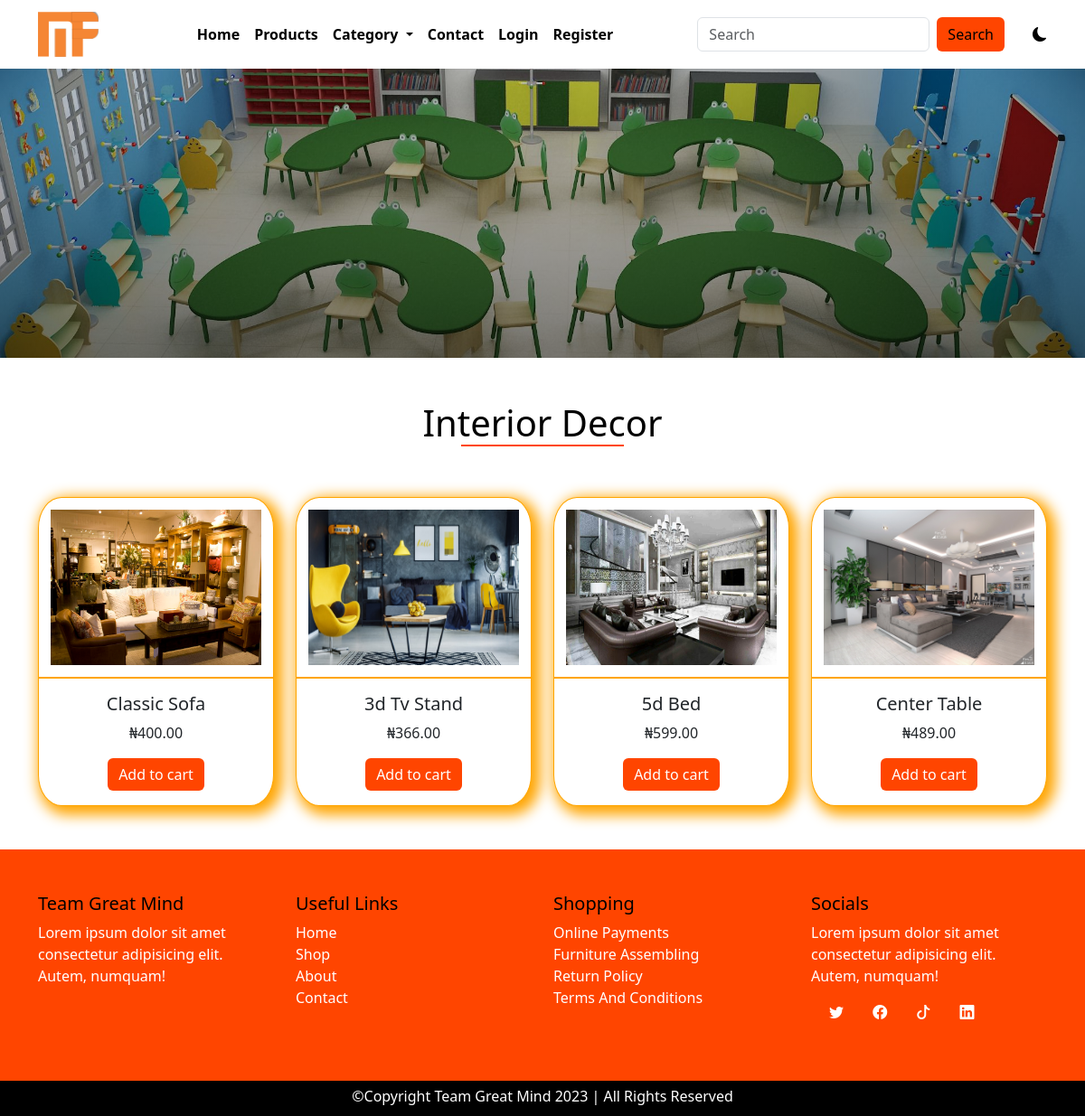
Screenshot of /category/1/interior-decor with the database file from the repository.
### main/models.py (models this page shows, shortened)
class AppInfo(models.Model):
    appname = models.CharField(max_length=50)
    logo = models.ImageField(upload_to='logo')
    carousel1 = models.ImageField(upload_to='carousel')
    carousel2 = models.ImageField(upload_to='carousel')
    carousel3 = models.ImageField(upload_to='carousel')
    banner = models.ImageField(upload_to='banner')
    copyright = models.IntegerField()

class Category(models.Model):
    name = models.CharField(max_length=50)
    slug = models.SlugField(unique=True)
    img = models.ImageField(upload_to='catimg')

class Product(models.Model):
    category = models.ForeignKey(Category, on_delete=models.CASCADE)
    name = models.CharField(max_length=50)
    slug = models.SlugField(unique=True)
    pix = models.ImageField(upload_to='pix')
    price = models.DecimalField(max_digits=5, decimal_places=2)
    discount_price = models.DecimalField(max_digits=5, decimal_places=2, blank=True, null=True)
    description = models.TextField()
    featured = models.BooleanField(default=False)
    uploaded = models.DateField(auto_now=True)
    edited = models.DateField(auto_now_add=True)

### main/views.py (the view)
# urls.py: path('category/<str:id>/<slug:slug>', views.category, name='category'),
def category(request, id, slug):
    categ = Category.objects.get(pk=id)
    catprod = Product.objects.filter(category_id = id)
    context = {
        'categ':categ,
        'catprod':catprod
    }
    return render(request, 'category.html', context)

### main/context_processor.py (called while the page is built)
def dropdown(request):
    info = AppInfo.objects.get(pk=1)
    fdog = Category.objects.all()
    context = {
        'info':info,
        'fdog':fdog,
    }
    return context

def cartcount(request):
    count = Cart.objects.filter(user__username = request.user.username, paid=False)
    itemcount = 0
    for item in count:
        itemcount += item.quantity
    context = {
        'itemcount':itemcount
    }
    return context

### main/templates/category.html (shortened to what this page needs)
{% extends 'base.html' %}
{% block header %} {% include 'header.html' %} {% endblock header %}
{% block banner %} {% include 'banner.html' %} {% endblock banner %}
{% block content %}
<div class="container">
  <div class="row mt-5 mb-5">
    <h1 class="title">{{categ.name|title}}</h1>
    {% for item in catprod %}
      <div class="col-12 col-md-6 col-lg-3 mt-5 product">
        <div class="card">
          <a href="{% url 'detail' item.id item.slug %}"><img src="{{item.pix.url}}" class="card-img-top" alt="..."></a>
          <div class="card-body">
            <h5 class="card-title">{{item.name|title}}</h5>
            <p class="card-text">₦{{item.price}}</p>
            <a href="#" class="btn btn-primary">Add to cart</a>
          </div>
        </div>
      </div>
    {% endfor %}
  </div>
</div>
{% endblock content %}
{% block footer %} {% include 'footer.html' %} {% endblock footer %}

### main/templates/header.html (shortened to what this page needs)
<nav class="navbar navbar-expand-lg">
    <div class="container">
        <a class="navbar-brand" href="#"><img src="{{info.logo.url}}" alt="" style="height: 50px;"></a>
        <div class="collapse navbar-collapse" id="navbarSupportedContent">
        <ul class="navbar-nav mx-auto mb-2 mb-lg-0">
            {% if user.is_authenticated %}
            <li class="nav-item">
                <a class="nav-link" aria-current="page" href="{% url 'home' %}">Home</a>
            </li>
            <li class="nav-item">
                <a class="nav-link" href="{% url 'products' %}">Products</a>
            </li>
            <li class="nav-item dropdown">
                <a class="nav-link dropdown-toggle" href="#" role="button" data-bs-toggle="dropdown" aria-expanded="false">
                    Category
                </a>
                <ul class="dropdown-menu">
                    {% for item in fdog %}
                        <li><a class="dropdown-item" href="{% url 'category' item.id item.slug %}">{{item.name|title}}</a></li>
                    {% endfor %}
                </ul>
            </li>
            <li class="nav-item">
                <a class="nav-link" href="{% url 'contact' %}">Contact</a>
            </li>
            <li class="nav-item">
                <a class="nav-link" href="{% url 'cart' %}">
                    <div class="wrapper">
                        <i class="bi bi-cart4"></i>
                        <span class="badge">{{itemcount}}</span>
                    </div>
                </a>
            </li>
            <li class="nav-item dropdown">
                <a class="nav-link dropdown-toggle" href="#" role="button" data-bs-toggle="dropdown" aria-expanded="false">
                    {% if user.customer %}
                        <img src="{{user.customer.pix.url}}" style="height: 30px;" alt="">
                    {% endif %}
                    <span>Hi! {{user.username}}</span>
                </a>
                <ul class="dropdown-menu">
                    <li><a class="dropdown-item" href="{% url 'profile' %}">Profile</a></li>
                    <li><a class="dropdown-item" href="{% url 'signout' %}">Logout</a></li>
                </ul>
            </li>
            {% else %}
            <li class="nav-item">
                <a class="nav-link" aria-current="page" href="{% url 'home' %}">Home</a>
            </li>
            <li class="nav-item">
                <a class="nav-link" href="{% url 'products' %}">Products</a>
            </li>
            <li class="nav-item dropdown">
                <a class="nav-link dropdown-toggle" href="#" role="button" data-bs-toggle="dropdown" aria-expanded="false">
                    Category
                </a>
            </li>
            <li class="nav-item">
                <a class="nav-link" href="{% url 'contact' %}">Contact</a>
            </li>
            <li class="nav-item">
                <a class="nav-link" href="{% url 'signin' %}">Login</a>
            </li>
            <li class="nav-item">
                <a class="nav-link" href="{% url 'signup' %}">Register</a>
            </li>
            {% endif %}
        </ul>
        <form class="d-flex search" role="search" action="{% url 'search' %}" method="POST">
            <input class="form-control me-2" name="search" type="search" placeholder="Search" aria-label="Search">
            <button class="btn btn-outline-success" type="submit">Search</button>
        </form>
        <div class="samson">
          <i class="bi bi-moon-fill"></i>
        </div>
        </div>
    </div>
</nav>

### main/static/css/style.css (style rules this page uses)
* { padding: 0%; margin: 0%; box-sizing: border-box; }
.samson { margin-left: 3%; cursor: pointer; }
:root { --bg: white; --icon: black; --text: black; }
body { background: var(--bg) !important; color: var(--text) !important; overflow: hidden; }
.navbar { background: var(--bg) !important; }
.navbar-nav a { color: var(--text); font-weight: 600; }
.search button { background-color: orangered; border: none; color: black; font-weight: 500; }
.title { text-transform: capitalize; text-align: center; }
.title::after { content: ''; display: block; width: 180px; height: 2px; background-color: orangered; margin-left: auto; margin-right: auto; }
.product .card { border: 1px solid orange; border-radius: 10%; box-shadow: 5px 5px 15px 5px orange; transition: 1s; }
.product img { padding: 5%; height: 200px; border-bottom: 2px solid orange; }
.product .card-body { text-align: center; }
.product .btn { background-color: orangered; border: none; }

### rows the page displays
AppInfo: logo (picture)
Category: name "Interior Decor"
Product: pix (picture), name "Classic Sofa", price "400.00"
Product: pix (picture), name "3d Tv Stand", price "366.00"
Product: pix (picture), name "5d Bed", price "599.00"
Product: pix (picture), name "Center Table", price "489.00"
